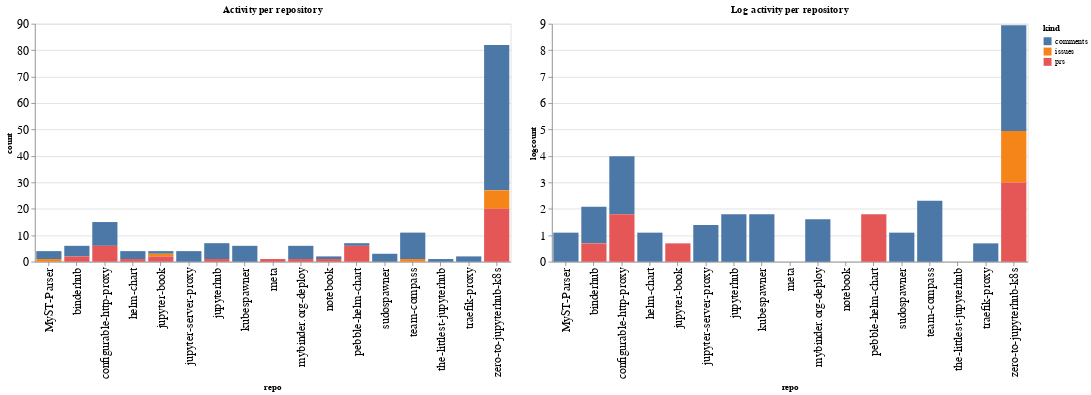

Notebook code for this chart:
### Code cell
ch1 = alt.Chart(repo_summaries, width=600, title="Activity per repository").mark_bar().encode(
    x='repo',
    y='count',
    color='kind',
    tooltip="kind"
)

ch2 = alt.Chart(repo_summaries, width=600, title="Log activity per repository").mark_bar().encode(
    x='repo',
    y='logcount',
    color='kind',
    tooltip="kind"
)

ch1 | ch2

### Figure 1 — Vega-Lite specification as saved in the notebook (floating-point values rounded to 4 significant figures)
{"config": {"axisLeft": {"labelFontSize": 15}, "axisBottom": {"labelFontSize": 15}}, "hconcat": [{"mark": "bar", "encoding": {"color": {"type": "nominal", "field": "kind"}, "tooltip": {"type": "nominal", "field": "kind"}, "x": {"type": "nominal", "field": "repo"}, "y": {"type": "quantitative", "field": "count"}}, "title": "Activity per repository", "width": 600}, {"mark": "bar", "encoding": {"color": {"type": "nominal", "field": "kind"}, "tooltip": {"type": "nominal", "field": "kind"}, "x": {"type": "nominal", "field": "repo"}, "y": {"type": "quantitative", "field": "logcount"}}, "title": "Log activity per repository", "width": 600}], "data": {"name": "data-0821f76ca9838612d74075da295bbe3f"}, "$schema": "https://vega.github.io/schema/vega-lite/v4.8.1.json", "datasets": {"data-0821f76ca9838612d74075da295bbe3f": [{"repo": "MyST-Parser", "kind": "comments", "count": 3, "logcount": 1.099}, {"repo": "MyST-Parser", "kind": "issues", "count": 1, "logcount": 0.0}, {"repo": "binderhub", "kind": "comments", "count": 4, "logcount": 1.386}, {"repo": "binderhub", "kind": "prs", "count": 2, "logcount": 0.6931}, {"repo": "configurable-http-proxy", "kind": "comments", "count": 9, "logcount": 2.197}, {"repo": "configurable-http-proxy", "kind": "prs", "count": 6, "logcount": 1.792}, {"repo": "helm-chart", "kind": "comments", "count": 3, "logcount": 1.099}, {"repo": "helm-chart", "kind": "prs", "count": 1, "logcount": 0.0}, {"repo": "jupyter-book", "kind": "comments", "count": 1, "logcount": 0.0}, {"repo": "jupyter-book", "kind": "issues", "count": 1, "logcount": 0.0}, {"repo": "jupyter-book", "kind": "prs", "count": 2, "logcount": 0.6931}, {"repo": "jupyter-server-proxy", "kind": "comments", "count": 4, "logcount": 1.386}, {"repo": "jupyterhub", "kind": "comments", "count": 6, "logcount": 1.792}, {"repo": "jupyterhub", "kind": "prs", "count": 1, "logcount": 0.0}, {"repo": "kubespawner", "kind": "comments", "count": 6, "logcount": 1.792}, {"repo": "meta", "kind": "prs", "count": 1, "logcount": 0.0}, {"repo": "mybinder.org-deploy", "kind": "comments", "count": 5, "logcount": 1.609}, {"repo": "mybinder.org-deploy", "kind": "prs", "count": 1, "logcount": 0.0}, {"repo": "notebook", "kind": "comments", "count": 1, "logcount": 0.0}, {"repo": "notebook", "kind": "prs", "count": 1, "logcount": 0.0}, {"repo": "pebble-helm-chart", "kind": "comments", "count": 1, "logcount": 0.0}, {"repo": "pebble-helm-chart", "kind": "prs", "count": 6, "logcount": 1.792}, {"repo": "sudospawner", "kind": "comments", "count": 3, "logcount": 1.099}, {"repo": "team-compass", "kind": "comments", "count": 10, "logcount": 2.303}, {"repo": "team-compass", "kind": "issues", "count": 1, "logcount": 0.0}, {"repo": "the-littlest-jupyterhub", "kind": "comments", "count": 1, "logcount": 0.0}, {"repo": "traefik-proxy", "kind": "comments", "count": 2, "logcount": 0.6931}, {"repo": "zero-to-jupyterhub-k8s", "kind": "comments", "count": 55, "logcount": 4.007}, {"repo": "zero-to-jupyterhub-k8s", "kind": "issues", "count": 7, "logcount": 1.946}, {"repo": "zero-to-jupyterhub-k8s", "kind": "prs", "count": 20, "logcount": 2.996}]}}
